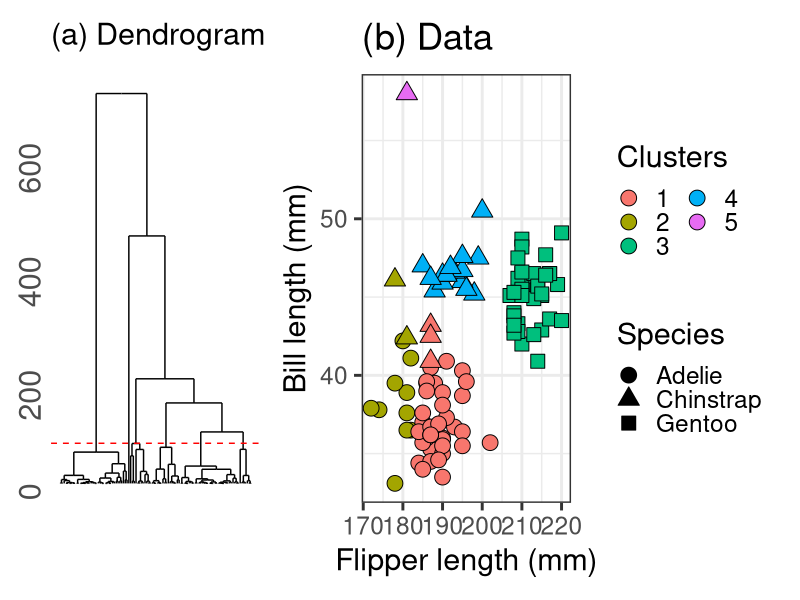

Write R code to recreate this figure.
library(palmerpenguins)
library(ggplot2)
library(patchwork)
library(fastcluster)

options(ggplot2.discrete.colour=list(RColorBrewer::brewer.pal(6, "Accent")))

# Subset to female penguins in years 2008/2009 & bill/flipper length variables
penguins <- penguins[complete.cases(penguins), ]
dat <- penguins[penguins$sex == "female" & penguins$year != 2009, c(1, 3, 5)]

X <- dat[, -c(1)]
X <- as.matrix(X)

# Cluster and visualize data
K <- 5
hc <- hclust(dist(X)^2, method="average")
hc$labels <- dat$species
table( hc$labels, cutree(hc, K))

p1 <- ggdendro::ggdendrogram(hc, labels=FALSE) + ggtitle("(a) Dendrogram") + 
  geom_hline(yintercept=hc$height[nrow(X)-5] - 20, col="red", linetype="dashed") + 
  ylab("Height") + theme(axis.text.x=element_blank(), 
                         plot.title = element_text(size=22), 
                         axis.text.y=element_text(size=22)) 

p2 <- ggplot(data = penguins[penguins$sex == "female" & penguins$year != 2009, ]) + 
  geom_point(aes(x=bill_length_mm, y = flipper_length_mm, 
                 fill = as.factor(cutree(hc, 5)),
                 shape=as.factor(species)), size = 5, colour="black") + 
  scale_fill_discrete(name="Clusters", 
                        guide=guide_legend(ncol=2, 
             override.aes=list(shape=21))) + 
  scale_shape_manual(name="Species", values=c(21, 24, 22), 
                     guide=guide_legend(override.aes=list(fill="black"))) + 
  xlab("Bill length (mm)") + ylab("Flipper length (mm)") + 
  coord_flip() +  
  theme_bw(base_size=22) + ggtitle("(b) Data") + theme(legend.position="right")

ggsave(p1+p2, file="../figures/Figure6.pdf", width=14, height=4)
